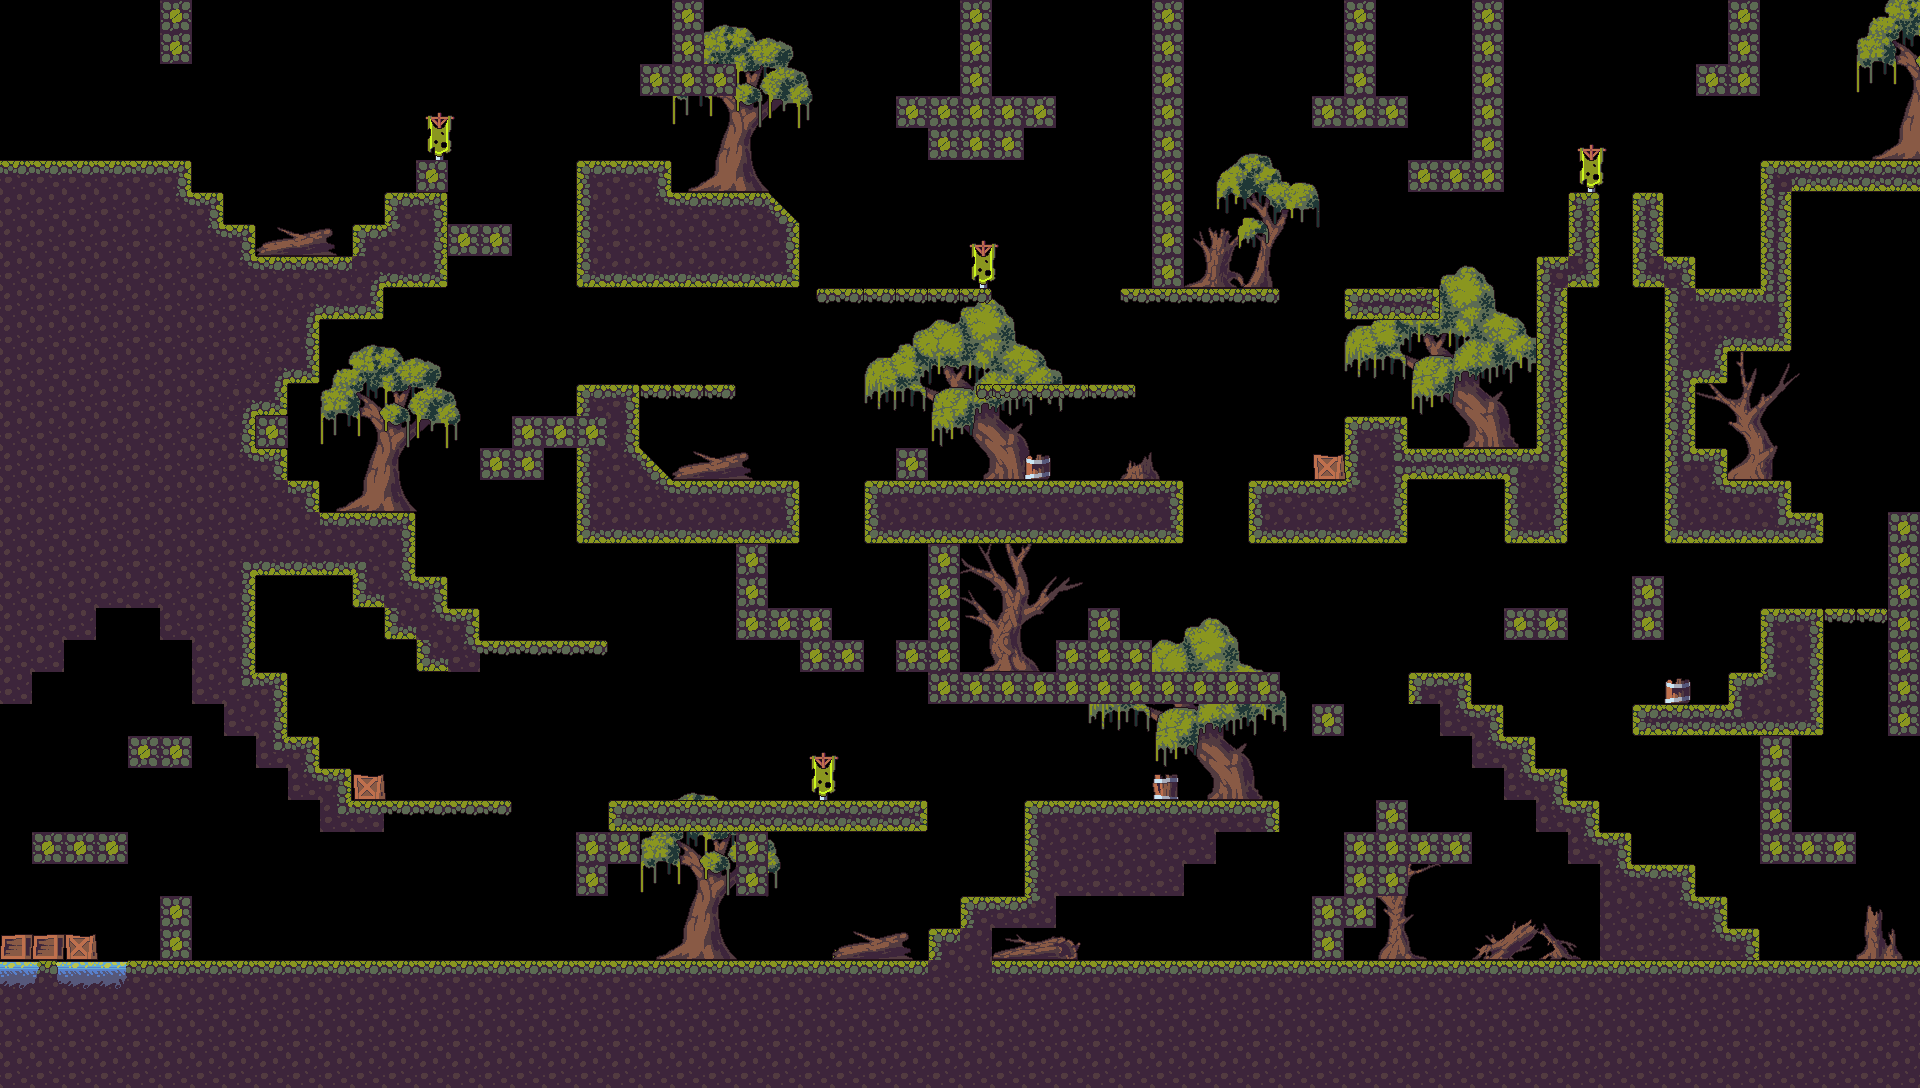

A 2D game scene composited from a Tiled map and its tileset images. What follows is a short description and the map's XML, with each tile layer's data collapsed to a summary:
An orthogonal 60x34 tile map with 32x32 px tiles, 3 tile layers (trees, ground, objects), 9 tilesets and 4 objects.

<map version="1.2" tiledversion="1.3.1" orientation="orthogonal" renderorder="right-down" compressionlevel="0" width="60" height="34" tilewidth="32" tileheight="32" infinite="0" nextlayerid="12" nextobjectid="16">
 <tileset firstgid="1" source="Tileset.tsx" />
 <tileset firstgid="61" name="Flag" tilewidth="48" tileheight="48" tilecount="4" columns="4">
  <image source="../assets/swamplands/4 Animated objects/Flag.png" width="192" height="48" />
  <tile id="0">
   <animation>
    <frame tileid="0" duration="200" />
    <frame tileid="1" duration="200" />
    <frame tileid="2" duration="200" />
    <frame tileid="3" duration="200" />
   </animation>
  </tile>
 </tileset>
 <tileset firstgid="65" source="bg.tsx" />
 <tileset firstgid="70" source="Bushes.tsx" />
 <tileset firstgid="79" source="grass.tsx" />
 <tileset firstgid="89" source="Ridges.tsx" />
 <tileset firstgid="95" source="images.tsx" />
 <tileset firstgid="101" source="willows.tsx" />
 <tileset firstgid="104" source="trees.tsx" />
 <objectgroup id="4" name="bg" locked="1">
  <object id="7" gid="65" x="-78.6667" y="1208" width="2154" height="1271.33" />
 </objectgroup>
 <objectgroup id="6" name="bg1" locked="1">
  <object id="8" gid="67" x="-11.8788" y="1084.36" width="1942.48" height="1099.45" />
 </objectgroup>
 <objectgroup id="9" name="swamp1">
  <object id="13" gid="69" x="1" y="970" width="576" height="324" />
  <object id="14" gid="69" x="509" y="969" width="576" height="324" />
 </objectgroup>
 <layer id="11" name="trees" width="60" height="34">
  <data>[2040 cells, 9 non-empty, 5 distinct tile ids]</data>
 </layer>
 <layer id="1" name="ground" width="60" height="34" offsetx="0.0833333" offsety="0.291667">
  <data>[2040 cells, 772 non-empty, 40 distinct tile ids]</data>
 </layer>
 <layer id="10" name="objects" width="60" height="34">
  <data>[2040 cells, 22 non-empty, 13 distinct tile ids]</data>
 </layer>
</map>
